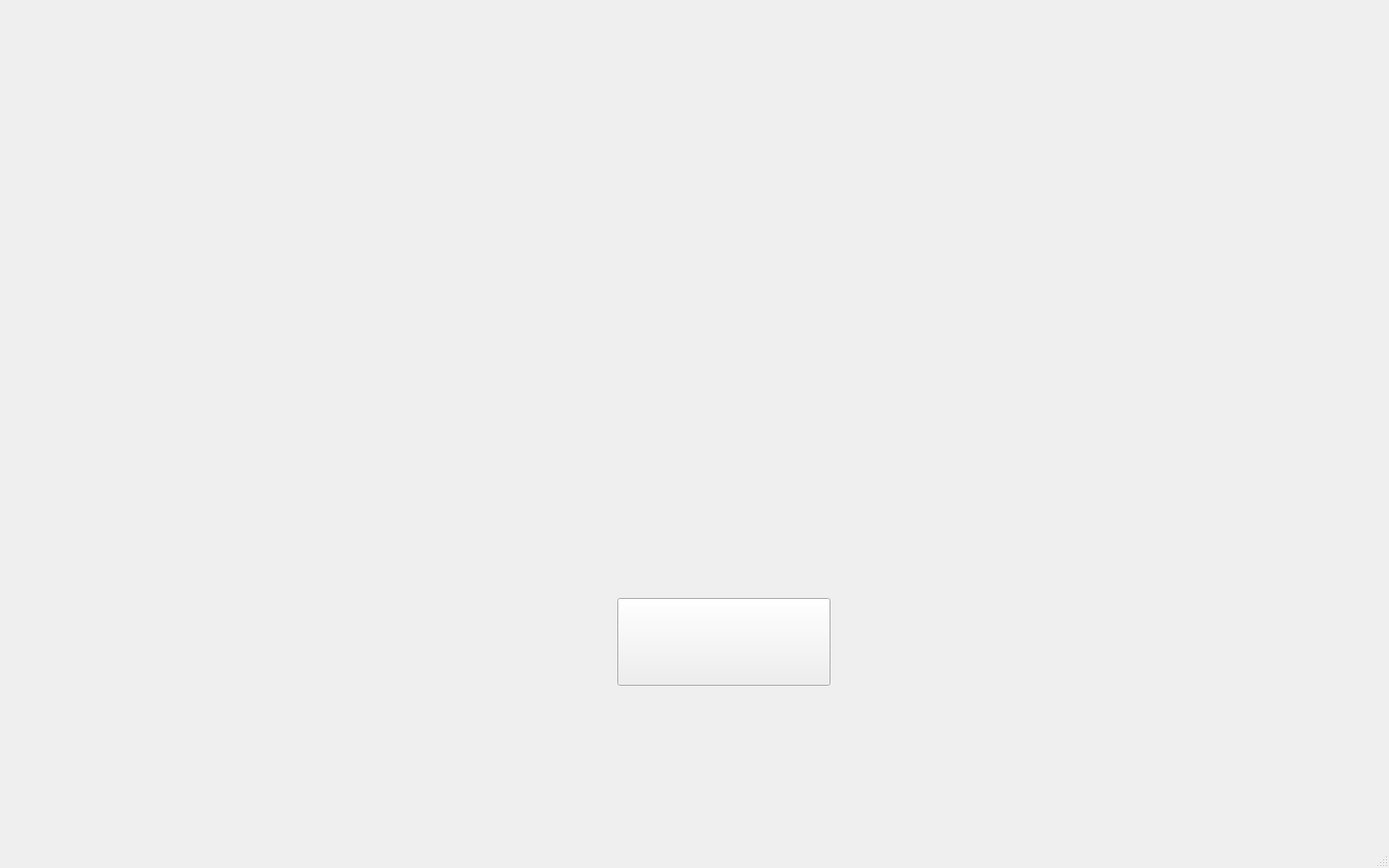
<?xml version="1.0" encoding="UTF-8"?>
<ui version="4.0">
 <class>MainWindow</class>
 <widget class="QMainWindow" name="MainWindow">
  <property name="geometry">
   <rect>
    <x>0</x>
    <y>0</y>
    <width>1440</width>
    <height>900</height>
   </rect>
  </property>
  <property name="windowTitle">
   <string>MainWindow</string>
  </property>
  <property name="styleSheet">
   <string notr="true">#parentWidget { border-image: url("uis/testing3bg.PNG") 0 0 0 0 stretch stretch; }</string>
  </property>
  <widget class="QWidget" name="centralwidget">
   <widget class="QPushButton" name="button">
    <property name="geometry">
     <rect>
      <x>640</x>
      <y>620</y>
      <width>221</width>
      <height>91</height>
     </rect>
    </property>
    <property name="maximumSize">
    <size>
     <width>221</width>
     <height>91</height>
    </size>
   </property>
    <property name="minimumSize">
     <size>
      <width>221</width>
      <height>91</height>
     </size>
    </property>
    <property name="styleSheet">
     <string notr="true">border-image: url("uis/starttest.png")</string>
    </property>
    <property name="text">
     <string/>
    </property>
   </widget>
  </widget>
  <widget class="QMenuBar" name="menubar">
   <property name="geometry">
    <rect>
     <x>0</x>
     <y>0</y>
     <width>1440</width>
     <height>22</height>
    </rect>
   </property>
  </widget>
  <widget class="QStatusBar" name="statusbar"/>
 </widget>
 <resources/>
 <connections/>
</ui>
